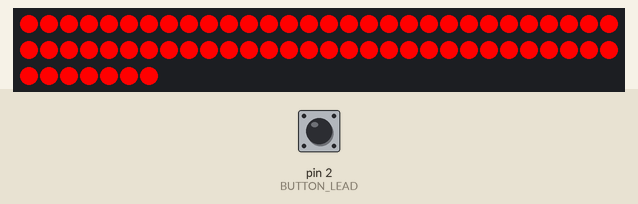
A sketch run on a simulated Arduino Uno, built with avr-gcc and run on an emulated ATmega328P. On the bench: 67 RGB LEDs in strip order, left to right, continuing on the next row. Inputs (shaded band) come from the test bench; at power-on: pin 2 (BUTTON_LEAD) HIGH.

Above: at 1.2 s.
1.3 s: pin 2 (BUTTON_LEAD) pulled LOW for 0.2 s
At 2.9 s:
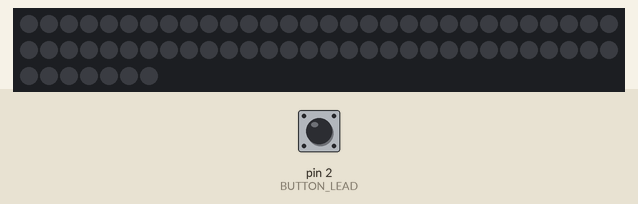
3.3 s: pin 2 (BUTTON_LEAD) pulled LOW for 1 s
At 4.5 s:
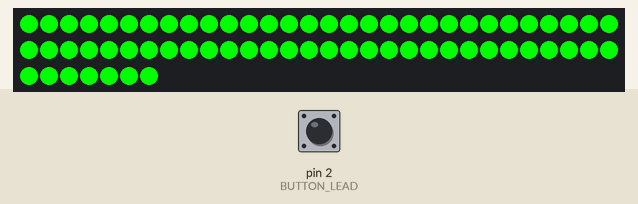
5.8 s: pin 2 (BUTTON_LEAD) pulled LOW for 3.2 s
At 6.5 s:
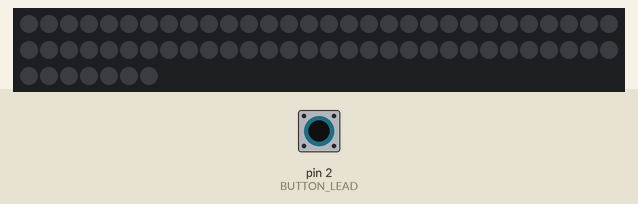
10.5 s: pin 2 (BUTTON_LEAD) pulled LOW for 0.2 s
At 12.1 s:
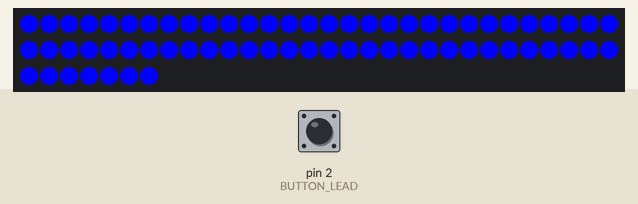
12.4 s: pin 2 (BUTTON_LEAD) pulsed LOW 5 times (0.12 s each, 0.3 s apart)
At 14.9 s:
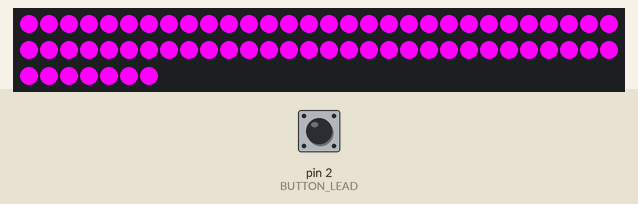
Timing chart, 0 to 16.4 s (numbered marks = the images above; inputs shaded):
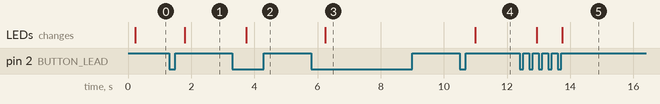

Measured:
- after the input at 1.3 s, the LEDs: change after 0.50 s (image 1)
- after the input at 3.3 s, the LEDs: change after 0.44 s (image 2)
- after the input at 5.8 s, the LEDs: change after 0.44 s (image 3)
- after the input at 10.5 s, the LEDs: change after 0.50 s (image 4)
- after the input at 12.4 s, the LEDs: first change after 0.54 s (image 5 shows a later state)

The sketch:

LightSaberProject.ino
```cpp
#include "FastLED.h"
#include "Buttons.h"

#define DATA_PIN 0
#define LED_TYPE WS2812B
#define COLOR_ORDER GRB
#define NUM_LEDS 67

#define BRIGHTNESS 255
#define FRAMES_PER_SECOND 120

CRGB leds[NUM_LEDS];

unsigned long previousMillis = millis();
const long interval = 50;

void setup() {
 pinMode(BUTTON_LEAD, INPUT_PULLUP);
  FastLED.addLeds<LED_TYPE, DATA_PIN, COLOR_ORDER>(leds, NUM_LEDS).setCorrection(TypicalLEDStrip);
  FastLED.setBrightness(BRIGHTNESS);
  }

void loop() {
  switch (mode) {
    case 1:
      colorWipe(0xff, 0x00, 0x00);
      break;

    case 2:
      colorWipeOut(0x00, 0x00, 0x00);
      break;

     case 3:
      colorWipe(0x00, 0xff, 0x00);
      break;

     case 4:
      colorWipeOut(0x00, 0x00, 0x00);
      break;

    case 5:
      colorWipe(0x00, 0x00, 0xff);
      break;

    case 6:
      colorWipeOut(0x00, 0x00, 0x00);
      break;

    case 7:
      colorWipe(0xff, 0x00, 0xff);
      break;

    case 8:
      colorWipeOut(0x00, 0x00, 0x00);
      break;

     default:
      mode = 1;
      break;
  }
}

void colorWipe(byte red, byte green, byte blue){
  if(buttonListener()) { return; }
  if(millis() - previousMillis >= interval) {
      previousMillis = millis();
for(int i=0; i<NUM_LEDS; i++)
{
    setPixel(i, red, green, blue);
    FastLED.show();
}
}
}


void colorWipeOut(byte red, byte green, byte blue){
  if(buttonListener()) { return; }
  if(millis() - previousMillis >= interval) {
      previousMillis = millis();
for(int i=NUM_LEDS - 1; i>=0; i--)
{
    setPixel(i, red, green, blue);
    FastLED.show();
}
}
}


void setPixel(int Pixel, byte red, byte green, byte blue){
  leds[Pixel].r = red;
  leds[Pixel].g = green;
  leds[Pixel].b = blue;
}
```

Buttons.h
```cpp
#define BUTTON_LEAD 2

bool buttonState = LOW;
bool lastButtonState = LOW;
int mode = 1; //Default mode is one.

/* monitor button press */
bool buttonListener() {
  bool modeChanged = false;

  buttonState = digitalRead(BUTTON_LEAD);

  if (buttonState != lastButtonState) {
    if (buttonState == LOW) {
      mode++;
      modeChanged = true;
      delay(250);             // Debounce delay. I checked the best parameter and 250 was it.
    }
  }
  lastButtonState = buttonState;

  return modeChanged;
}
```
